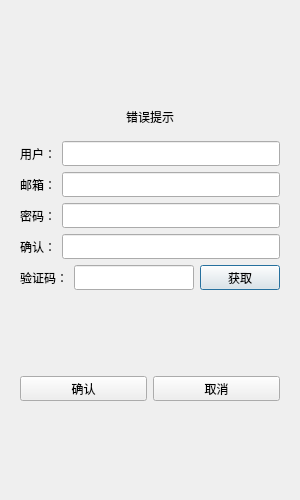
<?xml version="1.0" encoding="UTF-8"?>
<ui version="4.0">
 <class>RegisterDialog</class>
 <widget class="QDialog" name="RegisterDialog">
  <property name="geometry">
   <rect>
    <x>0</x>
    <y>0</y>
    <width>300</width>
    <height>500</height>
   </rect>
  </property>
  <property name="minimumSize">
   <size>
    <width>300</width>
    <height>500</height>
   </size>
  </property>
  <property name="maximumSize">
   <size>
    <width>300</width>
    <height>500</height>
   </size>
  </property>
  <property name="windowTitle">
   <string>Dialog</string>
  </property>
  <layout class="QVBoxLayout" name="verticalLayout_2">
   <item>
    <layout class="QVBoxLayout" name="verticalLayout">
     <item>
      <widget class="QStackedWidget" name="stackedWidget">
       <property name="currentIndex">
        <number>0</number>
       </property>
       <widget class="QWidget" name="page">
        <layout class="QVBoxLayout" name="verticalLayout_3">
         <item>
          <spacer name="verticalSpacer">
           <property name="orientation">
            <enum>Qt::Vertical</enum>
           </property>
           <property name="sizeHint" stdset="0">
            <size>
             <width>20</width>
             <height>40</height>
            </size>
           </property>
          </spacer>
         </item>
         <item>
          <widget class="QWidget" name="widget" native="true">
           <layout class="QVBoxLayout" name="verticalLayout_4">
            <item>
             <widget class="QLabel" name="errorTipLabel">
              <property name="text">
               <string>错误提示</string>
              </property>
              <property name="alignment">
               <set>Qt::AlignCenter</set>
              </property>
             </widget>
            </item>
           </layout>
          </widget>
         </item>
         <item>
          <layout class="QHBoxLayout" name="horizontalLayout">
           <item>
            <widget class="QLabel" name="userLabel">
             <property name="minimumSize">
              <size>
               <width>0</width>
               <height>25</height>
              </size>
             </property>
             <property name="maximumSize">
              <size>
               <width>16777215</width>
               <height>25</height>
              </size>
             </property>
             <property name="text">
              <string>用户：</string>
             </property>
            </widget>
           </item>
           <item>
            <widget class="QLineEdit" name="userEdit">
             <property name="minimumSize">
              <size>
               <width>0</width>
               <height>25</height>
              </size>
             </property>
             <property name="maximumSize">
              <size>
               <width>16777215</width>
               <height>25</height>
              </size>
             </property>
            </widget>
           </item>
          </layout>
         </item>
         <item>
          <layout class="QHBoxLayout" name="horizontalLayout_2">
           <item>
            <widget class="QLabel" name="emailLabel">
             <property name="minimumSize">
              <size>
               <width>0</width>
               <height>25</height>
              </size>
             </property>
             <property name="maximumSize">
              <size>
               <width>16777215</width>
               <height>25</height>
              </size>
             </property>
             <property name="text">
              <string>邮箱：</string>
             </property>
            </widget>
           </item>
           <item>
            <widget class="QLineEdit" name="emailEdit">
             <property name="minimumSize">
              <size>
               <width>0</width>
               <height>25</height>
              </size>
             </property>
             <property name="maximumSize">
              <size>
               <width>16777215</width>
               <height>25</height>
              </size>
             </property>
            </widget>
           </item>
          </layout>
         </item>
         <item>
          <layout class="QHBoxLayout" name="horizontalLayout_3">
           <item>
            <widget class="QLabel" name="passwordLabel">
             <property name="minimumSize">
              <size>
               <width>0</width>
               <height>25</height>
              </size>
             </property>
             <property name="maximumSize">
              <size>
               <width>16777215</width>
               <height>25</height>
              </size>
             </property>
             <property name="text">
              <string>密码：</string>
             </property>
            </widget>
           </item>
           <item>
            <widget class="QLineEdit" name="passwordEdit">
             <property name="minimumSize">
              <size>
               <width>0</width>
               <height>25</height>
              </size>
             </property>
             <property name="maximumSize">
              <size>
               <width>16777215</width>
               <height>25</height>
              </size>
             </property>
            </widget>
           </item>
          </layout>
         </item>
         <item>
          <layout class="QHBoxLayout" name="horizontalLayout_4">
           <item>
            <widget class="QLabel" name="okLabel">
             <property name="minimumSize">
              <size>
               <width>0</width>
               <height>25</height>
              </size>
             </property>
             <property name="maximumSize">
              <size>
               <width>16777215</width>
               <height>25</height>
              </size>
             </property>
             <property name="text">
              <string>确认：</string>
             </property>
            </widget>
           </item>
           <item>
            <widget class="QLineEdit" name="okEdit">
             <property name="minimumSize">
              <size>
               <width>0</width>
               <height>25</height>
              </size>
             </property>
             <property name="maximumSize">
              <size>
               <width>16777215</width>
               <height>25</height>
              </size>
             </property>
            </widget>
           </item>
          </layout>
         </item>
         <item>
          <layout class="QHBoxLayout" name="horizontalLayout_5">
           <item>
            <widget class="QLabel" name="captchaLabel">
             <property name="minimumSize">
              <size>
               <width>0</width>
               <height>25</height>
              </size>
             </property>
             <property name="maximumSize">
              <size>
               <width>16777215</width>
               <height>25</height>
              </size>
             </property>
             <property name="text">
              <string>验证码：</string>
             </property>
            </widget>
           </item>
           <item>
            <widget class="QLineEdit" name="captchaEdit">
             <property name="minimumSize">
              <size>
               <width>0</width>
               <height>25</height>
              </size>
             </property>
             <property name="maximumSize">
              <size>
               <width>16777215</width>
               <height>25</height>
              </size>
             </property>
            </widget>
           </item>
           <item>
            <widget class="QPushButton" name="getCaptchaBtn">
             <property name="minimumSize">
              <size>
               <width>0</width>
               <height>25</height>
              </size>
             </property>
             <property name="maximumSize">
              <size>
               <width>16777215</width>
               <height>25</height>
              </size>
             </property>
             <property name="text">
              <string>获取</string>
             </property>
            </widget>
           </item>
          </layout>
         </item>
         <item>
          <spacer name="verticalSpacer_2">
           <property name="orientation">
            <enum>Qt::Vertical</enum>
           </property>
           <property name="sizeHint" stdset="0">
            <size>
             <width>20</width>
             <height>40</height>
            </size>
           </property>
          </spacer>
         </item>
         <item>
          <layout class="QHBoxLayout" name="horizontalLayout_6">
           <item>
            <widget class="QPushButton" name="confirmBtn">
             <property name="minimumSize">
              <size>
               <width>0</width>
               <height>25</height>
              </size>
             </property>
             <property name="maximumSize">
              <size>
               <width>16777215</width>
               <height>25</height>
              </size>
             </property>
             <property name="text">
              <string>确认</string>
             </property>
            </widget>
           </item>
           <item>
            <widget class="QPushButton" name="cancelBtn">
             <property name="minimumSize">
              <size>
               <width>0</width>
               <height>25</height>
              </size>
             </property>
             <property name="maximumSize">
              <size>
               <width>16777215</width>
               <height>25</height>
              </size>
             </property>
             <property name="text">
              <string>取消</string>
             </property>
            </widget>
           </item>
          </layout>
         </item>
         <item>
          <spacer name="verticalSpacer_3">
           <property name="orientation">
            <enum>Qt::Vertical</enum>
           </property>
           <property name="sizeHint" stdset="0">
            <size>
             <width>20</width>
             <height>40</height>
            </size>
           </property>
          </spacer>
         </item>
        </layout>
       </widget>
       <widget class="QWidget" name="page_2"/>
      </widget>
     </item>
    </layout>
   </item>
  </layout>
 </widget>
 <resources/>
 <connections/>
</ui>
